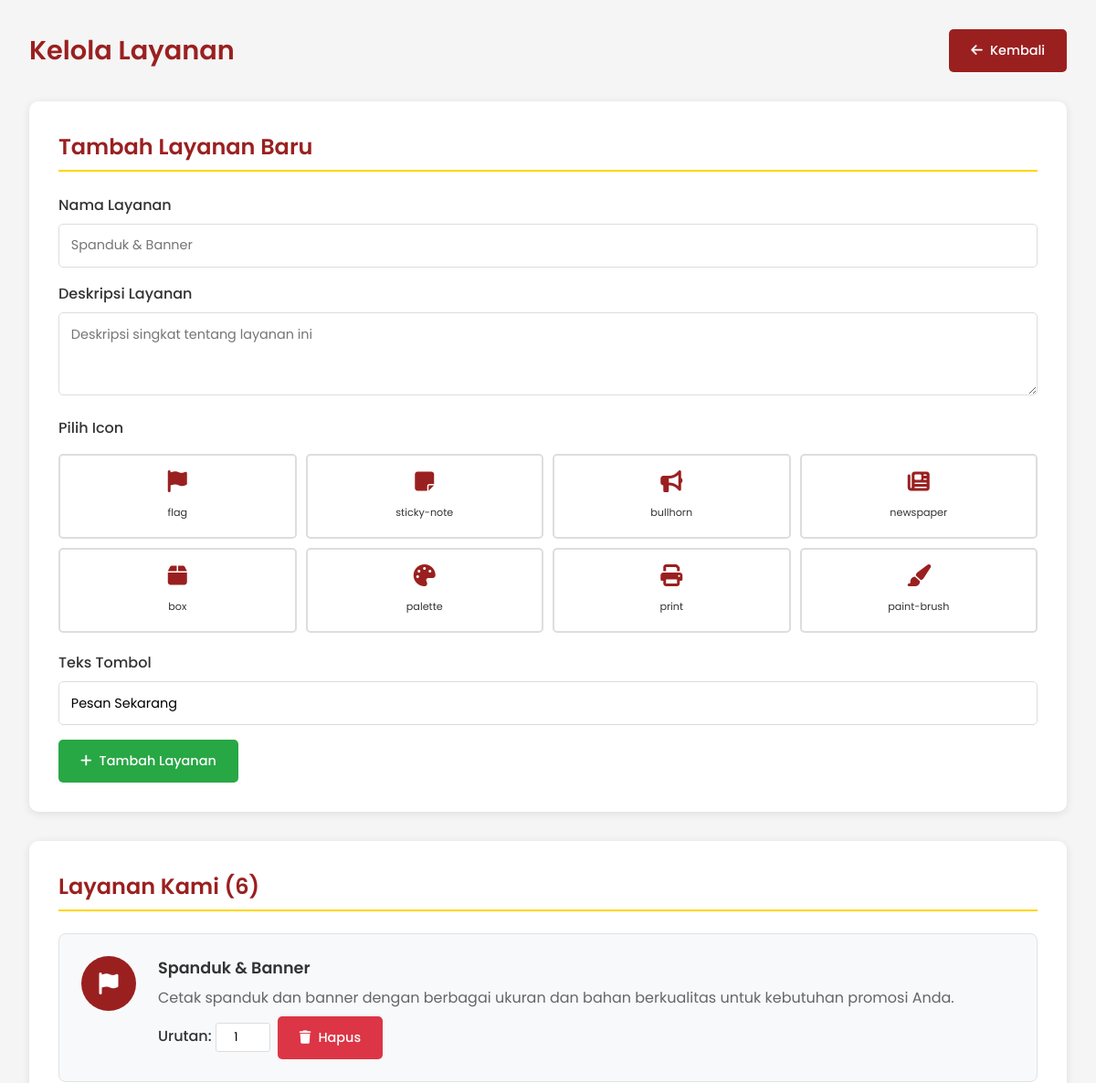
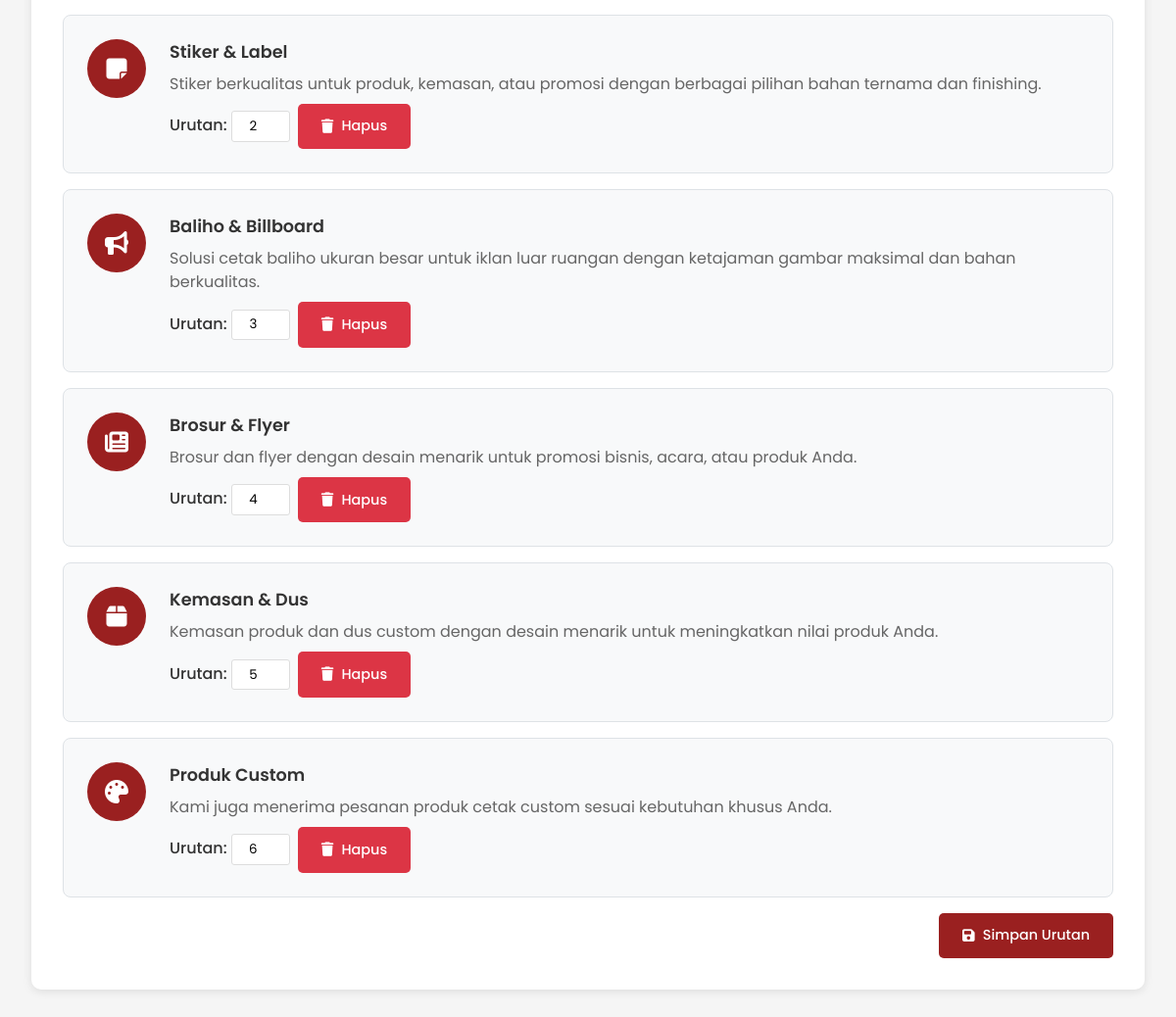
Screenshot of /kelola-layanan.php (signed in) with the database file from the repository (2 pictures, top to bottom).
### tables this page shows
CREATE TABLE website_items (
    id INT PRIMARY KEY AUTO_INCREMENT,
    section_name VARCHAR(100),
    item_type ENUM('service', 'step', 'feature', 'faq'),
    title VARCHAR(255),
    description TEXT,
    icon VARCHAR(100),
    image_path VARCHAR(255),
    button_text VARCHAR(100),
    link_url VARCHAR(255),
    sort_order INT DEFAULT 0,
    is_active BOOLEAN DEFAULT true,
    created_at TIMESTAMP DEFAULT CURRENT_TIMESTAMP,
    updated_at TIMESTAMP DEFAULT CURRENT_TIMESTAMP ON UPDATE CURRENT_TIMESTAMP
);

### kelola-layanan.php (the view, shortened to what this page needs)
<?php
require_once 'config.php';
$services = [];
$result = $conn->query("SELECT * FROM website_items WHERE section_name = 'services' AND item_type = 'service' ORDER BY sort_order");
if ($result) {
    while($row = $result->fetch_assoc()) {
        $services[] = $row;
    }
}
$icon_list = [
    'fas fa-flag', 'fas fa-sticky-note', 'fas fa-bullhorn', 'fas fa-newspaper',
    'fas fa-box', 'fas fa-palette', 'fas fa-print', 'fas fa-paint-brush',
    'fas fa-tags', 'fas fa-shipping-fast', 'fas fa-clock', 'fas fa-crown',
    'fas fa-bolt', 'fas fa-headset', 'fas fa-award', 'fas fa-gem'
];
?>
<!DOCTYPE html>
<html lang="id">
<head>
    <link rel="stylesheet" href="https://cdnjs.cloudflare.com/ajax/libs/font-awesome/6.4.0/css/all.min.css">
</head>
<body>
    <div class="admin-container">
        <header class="main-header">
            <h1>Kelola Layanan</h1>
            <a href="kelola-tampilan.php" class="btn btn-primary">
                <i class="fas fa-arrow-left"></i> Kembali
            </a>
        </header>
        <div class="form-section">
            <h2 class="section-title">Tambah Layanan Baru</h2>
            <form method="POST">
                <div class="form-group">
                    <label>Nama Layanan</label>
                    <input type="text" name="title" class="form-control" placeholder="Spanduk & Banner" required>
                </div>
                <div class="form-group">
                    <label>Deskripsi Layanan</label>
                    <textarea name="description" class="form-control" rows="3" placeholder="Deskripsi singkat tentang layanan ini" required></textarea>
                </div>
                <div class="form-group">
                    <label>Pilih Icon</label>
                    <div class="icon-picker">
                        <?php foreach($icon_list as $icon): ?>
                        <div class="icon-option" data-icon="<?php echo $icon; ?>">
                            <i class="<?php echo $icon; ?>"></i>
                            <span><?php echo str_replace('fas fa-', '', $icon); ?></span>
                        </div>
                        <?php endforeach; ?>
                    </div>
                </div>
                <div class="form-group">
                    <label>Teks Tombol</label>
                    <input type="text" name="button_text" class="form-control" value="Pesan Sekarang" required>
                </div>
                <button type="submit" name="add_service" class="btn btn-success">
                    <i class="fas fa-plus"></i> Tambah Layanan
                </button>
            </form>
        </div>
        <div class="form-section">
            <h2 class="section-title">Layanan Kami (<?php echo count($services); ?>)</h2>
            <?php if (empty($services)): ?>
                <p style="text-align: center; color: #666; padding: 2rem;">Belum ada layanan.</p>
            <?php else: ?>
                <form method="POST" id="orderForm">
                    <div class="services-grid">
                        <?php foreach ($services as $service): ?>
                        <div class="service-card">
                            <div class="service-icon">
                                <i class="<?php echo $service['icon']; ?>"></i>
                            </div>
                            <div class="service-info">
                                <div class="service-title"><?php echo $service['title']; ?></div>
                                <div class="service-description"><?php echo $service['description']; ?></div>
                                <div class="service-actions">
                                    <span>Urutan:
                                        <input type="number" name="service_order[<?php echo $service['id']; ?>]"
                                            value="<?php echo $service['sort_order']; ?>" min="1" style="width: 60px;">
                                    </span>
                                    <form method="POST" style="display: inline;">
                                        <button type="submit" name="delete_service" class="btn btn-danger"
                                                onclick="return confirm('Hapus layanan ini?')">
                                            <i class="fas fa-trash"></i> Hapus
                                        </button>
                                    </form>
                                </div>
                            </div>
                        </div>
                        <?php endforeach; ?>
                    </div>
                    <div style="margin-top: 1rem; text-align: right;">
                        <button type="submit" name="update_order" class="btn btn-primary">
                            <i class="fas fa-save"></i> Simpan Urutan
                        </button>
                    </div>
                </form>
            <?php endif; ?>
        </div>
    </div>
</body>
</html>

### kelola-layanan.php (style rules this page uses)
* { margin: 0; padding: 0; box-sizing: border-box; font-family: 'Poppins', sans-serif; }
body { background: #f5f5f5; color: #333; }
.admin-container { max-width: 1200px; margin: 0 auto; padding: 2rem; }
.main-header { display: flex; justify-content: space-between; align-items: center; margin-bottom: 2rem; }
.main-header h1 { color: #9a2020; font-size: 1.8rem; font-weight: 600; }
.form-section { background: white; border-radius: 10px; padding: 2rem; margin-bottom: 2rem; box-shadow: 0 2px 10px rgba(0,0,0,0.1); }
.section-title { color: #9a2020; margin-bottom: 1.5rem; border-bottom: 2px solid #FFD700; padding-bottom: 0.5rem; font-weight: 600; }
.form-group { margin-bottom: 1rem; }
.form-group label { display: block; margin-bottom: 0.5rem; font-weight: 500; color: #333; }
.form-control { width: 100%; padding: 0.8rem; border: 1px solid #ddd; border-radius: 5px; font-family: 'Poppins', sans-serif; font-size: 0.9rem; }
.btn { padding: 0.8rem 1.5rem; border: none; border-radius: 5px; cursor: pointer; text-decoration: none; display: inline-flex; align-items: center; gap: 8px; font-family: 'Poppins', sans-serif; font-weight: 500; font-size: 0.9rem; transition: all 0.3s; }
.btn-primary { background: #9a2020; color: white; }
.btn-success { background: #28a745; color: white; }
.btn-danger { background: #dc3545; color: white; }
.services-grid { display: grid; gap: 1rem; }
.service-card { background: #f8f9fa; border: 1px solid #dee2e6; border-radius: 8px; padding: 1.5rem; display: flex; gap: 1.5rem; align-items: flex-start; }
.service-icon { width: 60px; height: 60px; background: #9a2020; color: white; border-radius: 50%; display: flex; align-items: center; justify-content: center; font-size: 1.5rem; flex-shrink: 0; }
.service-info { flex: 1; }
.service-title { font-weight: 600; color: #333; margin-bottom: 0.5rem; font-size: 1.1rem; }
.service-description { color: #666; margin-bottom: 0.5rem; line-height: 1.5; }
.service-actions { display: flex; gap: 0.5rem; flex-wrap: wrap; align-items: center; }
.service-actions span { font-weight: 500; color: #333; }
.service-actions input { width: 60px; padding: 0.3rem; border: 1px solid #ddd; border-radius: 3px; text-align: center; }
.icon-picker { display: grid; grid-template-columns: repeat(4, 1fr); gap: 10px; margin: 1rem 0; max-height: 200px; overflow-y: auto; }
.icon-option { padding: 1rem; text-align: center; border: 2px solid #ddd; border-radius: 5px; cursor: pointer; transition: all 0.3s; }
.icon-option i { font-size: 1.5rem; margin-bottom: 0.5rem; display: block; color: #9a2020; }
.icon-option span { font-size: 0.7rem; font-family: 'Poppins', sans-serif; }

### rows the page displays
website_items: title "Spanduk & Banner", description "Cetak spanduk dan banner dengan berbagai ukuran dan bahan berkualitas untuk kebutuhan promosi Anda.", id+sort_order "1"
website_items: title "Stiker & Label", description "Stiker berkualitas untuk produk, kemasan, atau promosi dengan berbagai pilihan bahan ternama dan finishing.", id+sort_order "2"
website_items: title "Baliho & Billboard", description "Solusi cetak baliho ukuran besar untuk iklan luar ruangan dengan ketajaman gambar maksimal dan bahan berkualitas.", id+sort_order "3"
website_items: title "Brosur & Flyer", description "Brosur dan flyer dengan desain menarik untuk promosi bisnis, acara, atau produk Anda.", id+sort_order "4"
website_items: title "Kemasan & Dus", description "Kemasan produk dan dus custom dengan desain menarik untuk meningkatkan nilai produk Anda.", id+sort_order "5"
website_items: title "Produk Custom", description "Kami juga menerima pesanan produk cetak custom sesuai kebutuhan khusus Anda.", id+sort_order "6"

### other values shown
str_replace('fas fa-', '', $icon) "flag"
str_replace('fas fa-', '', $icon) "sticky-note"
str_replace('fas fa-', '', $icon) "bullhorn"
str_replace('fas fa-', '', $icon) "newspaper"
str_replace('fas fa-', '', $icon) "box"
str_replace('fas fa-', '', $icon) "palette"
str_replace('fas fa-', '', $icon) "print"
str_replace('fas fa-', '', $icon) "paint-brush"
count($services) "6"
